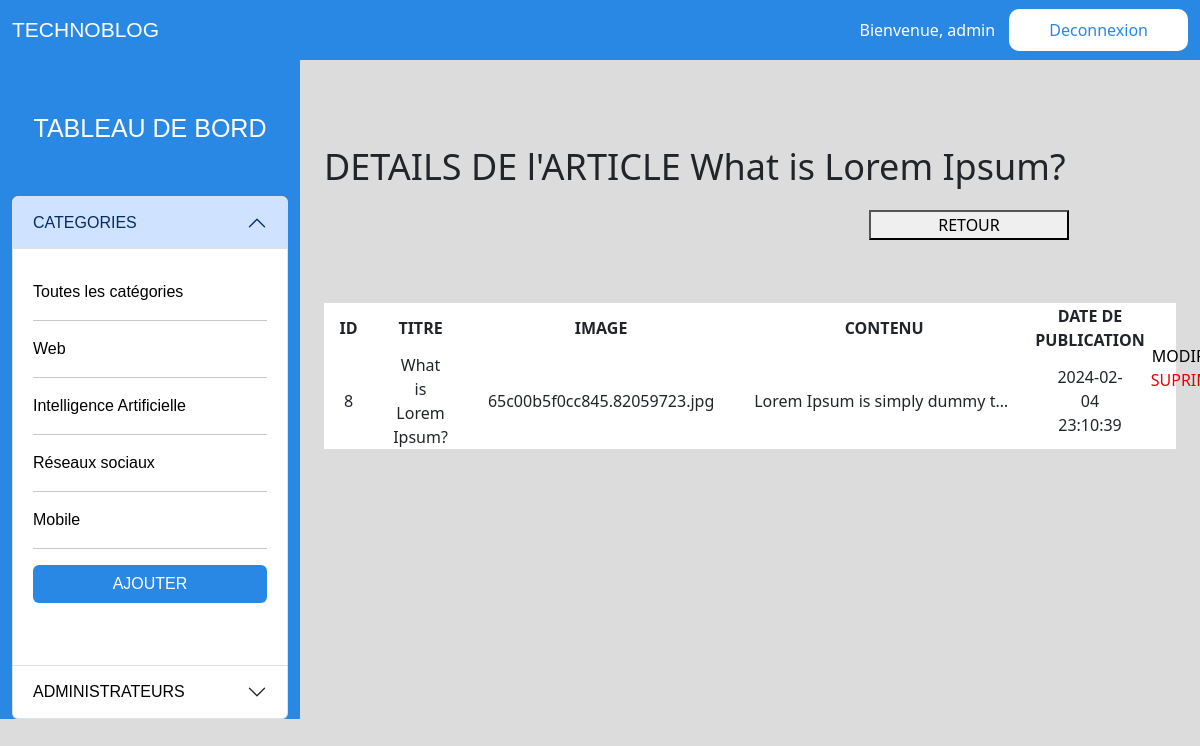
/site/admin/voir-articles.php?id=8, run on an earlier commit of the app's database.
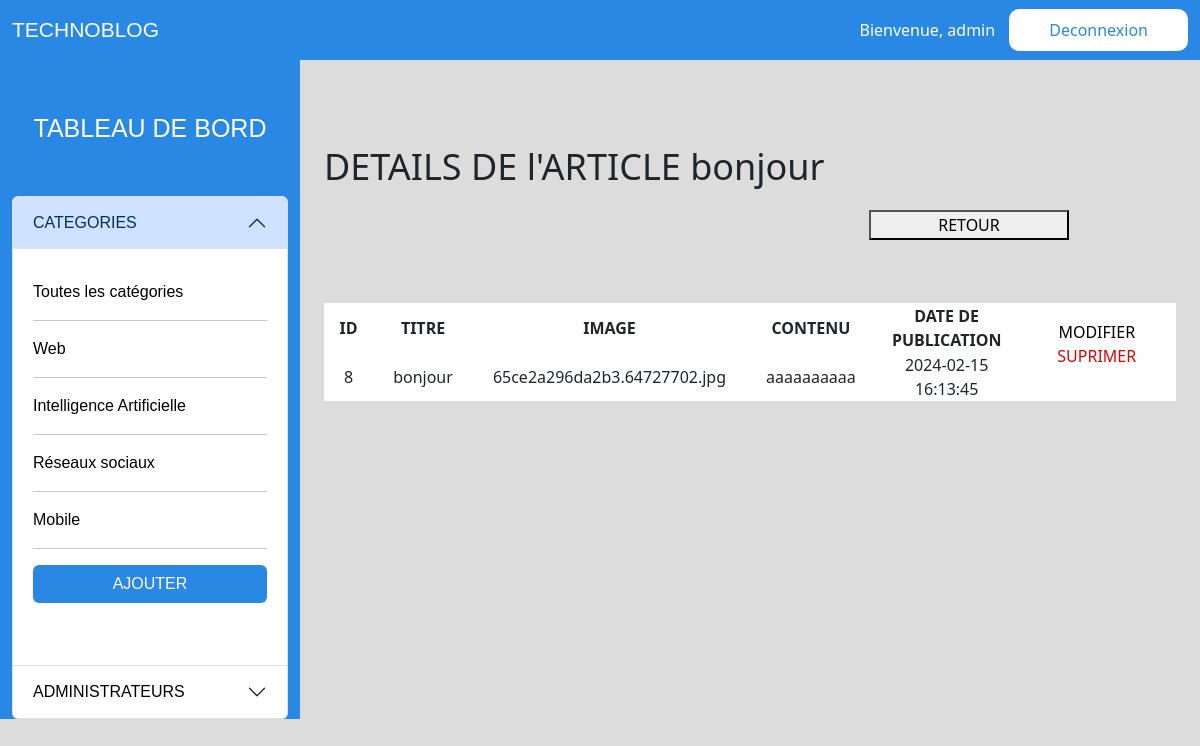
And on a later commit of the database.
### tables this page shows
CREATE TABLE `categories` (
  `id` int(11) NOT NULL,
  `nom` varchar(255) DEFAULT NULL,
  `date_creation` datetime DEFAULT NULL
);

CREATE TABLE `articles` (
  `id` int(11) NOT NULL,
  `titre` varchar(255) DEFAULT NULL,
  `image` varchar(500) DEFAULT NULL,
  `contenu` text DEFAULT NULL,
  `date_public` datetime DEFAULT NULL,
  `admin_id` int(11) DEFAULT NULL,
  `categories_id` int(11) DEFAULT NULL
);

### site/admin/voir-articles.php (the view)
<?php
if (isset($_GET['id'])  && !empty($_GET['id'])) {
  $conn2 = new PDO('mysql:host=localhost;dbname=creatix', 'root', '');
  $id = strip_tags($_GET['id']);
  $sql2 = 'SELECT * FROM `articles` WHERE `id` = :id; ';
  $rearticle = $conn2->prepare($sql2);
  $rearticle->bindvalue(':id', $id, PDO::PARAM_INT);
  $rearticle->execute();
  $rows = $rearticle->fetch();
}
?>
<?php require_once(__DIR__ . '/dashboard-header.php') ?>
<div class="col-sm-9" id="">
  <div class="cont">
    <div class="container text-center">
      <div class="row">
        <div class="col-sm-12">
          <p style="  font-size: 36px;text-align: start ;">DETAILS DE l'ARTICLE <?= $rows['titre'] ?></p>
        </div>
        <div class="col-sm-6">
        </div>
        <div class="col-sm-6">
          <button> <a href="dashboard.php">RETOUR</a></button>
        </div>
        <div class="col-sm-12 mt-5">
          <div class="admin-card">
            <table>
              <thead>
                <tr>
                  <th>ID</th>
                  <th>TITRE</th>
                  <th>IMAGE</th>
                  <th>CONTENU</th>
                  <th>DATE DE PUBLICATION</th>
                </tr>
              </thead>
              <tbody>
                <tr>
                  <td><?= htmlspecialchars($rows['id']) ?></td>
                  <td><?= htmlspecialchars($rows['titre']) ?></td>
                  <td><?= htmlspecialchars($rows['image']) ?></td>
                  <td class='voir-contenu'><?= htmlspecialchars($rows['contenu']) ?></td>
                  <td><?= htmlspecialchars($rows['date_public']) ?></td>
                </tr>
              </tbody>
            </table>
            <br>
            <p> <a href="edit-articles.php?id=<?= $rows['id'] ?>">MODIFIER</a>
              <a href="suprimer-article.php?id=<?= $rows['id'] ?>" class="suprimer">SUPRIMER</a>
            </p>
          </div>
        </div>
      </div>
    </div>
  </div>
</div>
<?php require_once(__DIR__ . '/dashboard-footer.php') ?>

### site/admin/dashboard-header.php (shortened to what this page needs)
<!DOCTYPE html>
<html lang="en">
<head>
    <link href="https://cdn.jsdelivr.net/npm/bootstrap@5.3.2/dist/css/bootstrap.min.css" rel="stylesheet">
    <link rel="stylesheet" href="css/style-admin.css">
</head>
<body>
    <div class="container-fluid text-center">
        <div class="row">
            <div class="col-sm-12" id="haut-page">
                <span class="nom-blog">TECHNOBLOG</span> <span>Bienvenue, <?php
                if(isset($_SESSION['prenom'], $_SESSION['nom'])){
                    echo $_SESSION['prenom'] . " " . $_SESSION['nom'] ;
                } else {
                    echo 'admin';
                }
                 ?>
                    <a href="deconnexion.php" class="button"> Deconnexion</a>
                </span>
            </div>
            <div class="col-sm-3" id="cote">
                <a class="dashboardName" href="dashboard.php">TABLEAU DE BORD</a>
                <div class="accordion mt-5" id="accordionPanelsStayOpenExample">
                    <div class="accordion-item">
                        <h2 class="accordion-header">
                            <button class="accordion-button" type="button" data-bs-toggle="collapse" data-bs-target="#panelsStayOpen-collapseOne" aria-expanded="true" aria-controls="panelsStayOpen-collapseOne">
                                CATEGORIES
                            </button>
                        </h2>
                        <div id="panelsStayOpen-collapseOne" class="accordion-collapse collapse show">
                            <div class="accordion-body">
                                <ul>
                                <li><a href="dashboard.php" class="text-categorie">Toutes les catégories</a></li>
                                    <hr>
                                    <?php
                                    $sql = "SELECT id, nom FROM categories";
                                    $conn = new PDO('mysql:host=localhost;dbname=creatix', 'root', '');
                                    $request = $conn->query($sql);
                                    while ($data = $request->fetch()) {
                                    ?>
                                        <li><a href="categorie.php?id=<?= $data['id'] ?>" class="text-categorie"><?= stripslashes($data['nom']) ?></a></li>
                                        <hr>
                                    <?php
                                    }
                                    ?>
                                    <li> <button type="button" class="btn menu-button"><a href="creer-categorie.php">AJOUTER</a></button>
                                    </li>
                                </ul>
                            </div>
                        </div>
                    </div>
                    <div class="accordion-item">
                        <h2 class="accordion-header">
                            <button class="accordion-button collapsed" type="button" data-bs-toggle="collapse" data-bs-target="#panelsStayOpen-collapseTwo" aria-expanded="false" aria-controls="panelsStayOpen-collapseTwo">
                               <a href="admins.php">ADMINISTRATEURS</a>
                            </button>
                        </h2>
                    </div>
                </div>
            </div>

### site/admin/dashboard-footer.php (shortened to what this page needs)
</div>
</div>
</body>
</html>

### site/admin/css/style-admin.css (style rules this page uses)
body { margin: 0; padding: 0; background-color: gainsboro; }
li { list-style-type: none; margin-bottom: 15px; }
ul { padding-top: 15px; background-color: #ffffff; padding-bottom: 15px; padding-left: 0px; }
a { color: black; text-decoration: none; }
.dashboardName { color: #fff; font-size: 25px; }
button { width: 200px; }
#haut-page { background-color: #2988E3; height: 60px; color: white; display: flex; align-items: center; justify-content: space-between; }
#cote { background-color: #2988E3; color: white; font-family: 'Trebuchet MS', 'Lucida Sans Unicode', 'Lucida Grande', 'Lucida Sans', Arial, sans-serif; padding-top: 50px; }
.cont { width: 100%; margin: auto; padding-top: 80px; }
.admin-card { width: 100%; display: flex; justify-content: space-around; border: none; background-color: white; align-items: center; margin-top: 15px; }
.nom-blog { font-family: Provicali, sans-serif; font-size: 21px; }
.text-categorie { text-align: center; }
.suprimer { color: rgb(224, 4, 4); margin: 5px; }
.accordion-body li { text-align: start; }
.menu-button { color: white; background-color: #2988E3; width: 100%; }
.menu-button a { color: white; }
.button { border-radius: 10px; padding: 10px 40px; border: none; color: #2988E3; margin-left: 10px; background-color: #fff; }
td { padding: 0 20px; }
.voir-contenu { white-space: nowrap; overflow: hidden; text-overflow: ellipsis; max-width: 300px; }

What changed in the data, as far as the page shows it:
changed articles id 8: titre "What is Lorem Ipsum?" → "bonjour"; image "65c00b5f0cc845.82059723.jpg" → "65ce2a296da2b3.64727702.jpg"; contenu "Lorem Ipsum is simply dummy t…" → "aaaaaaaaaa"; date_public "2024-02-04 23:10:39" → "2024-02-15 16:13:45"
